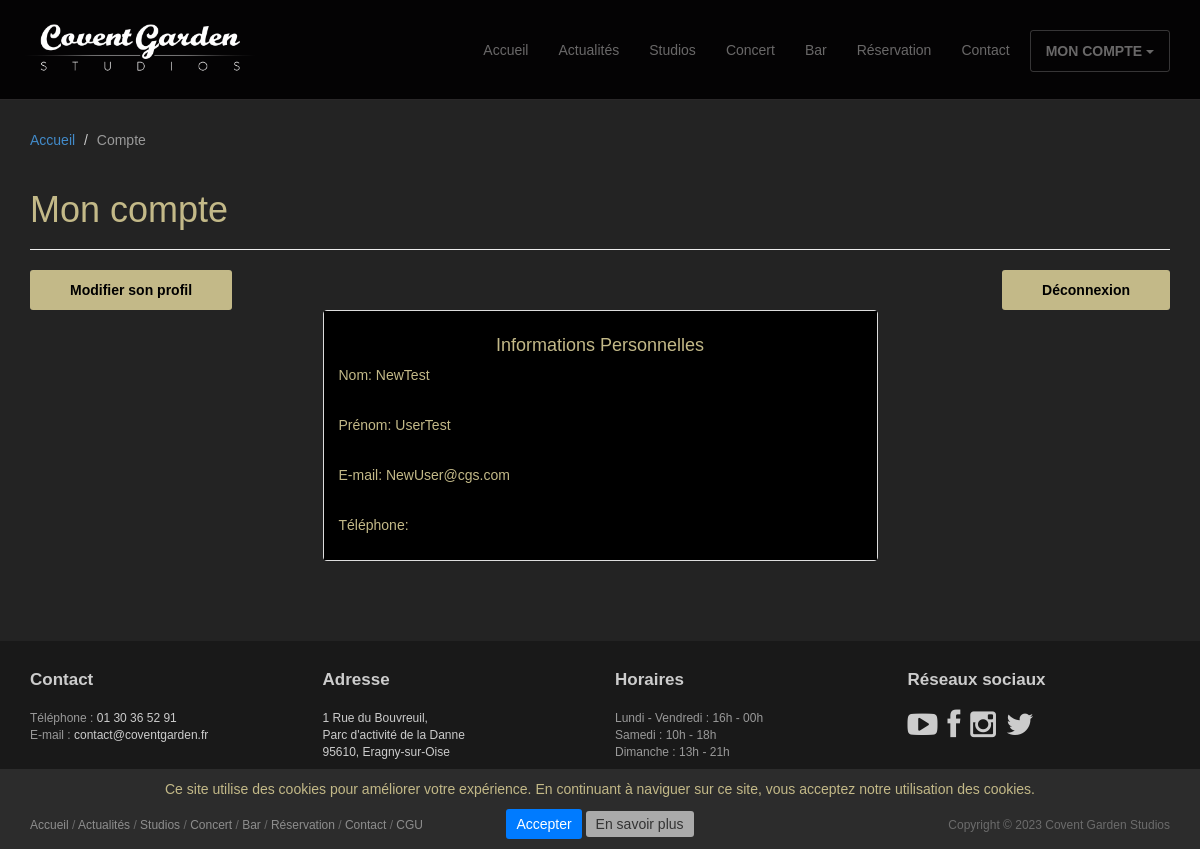
The app's page /compte/ (signed in), older data.
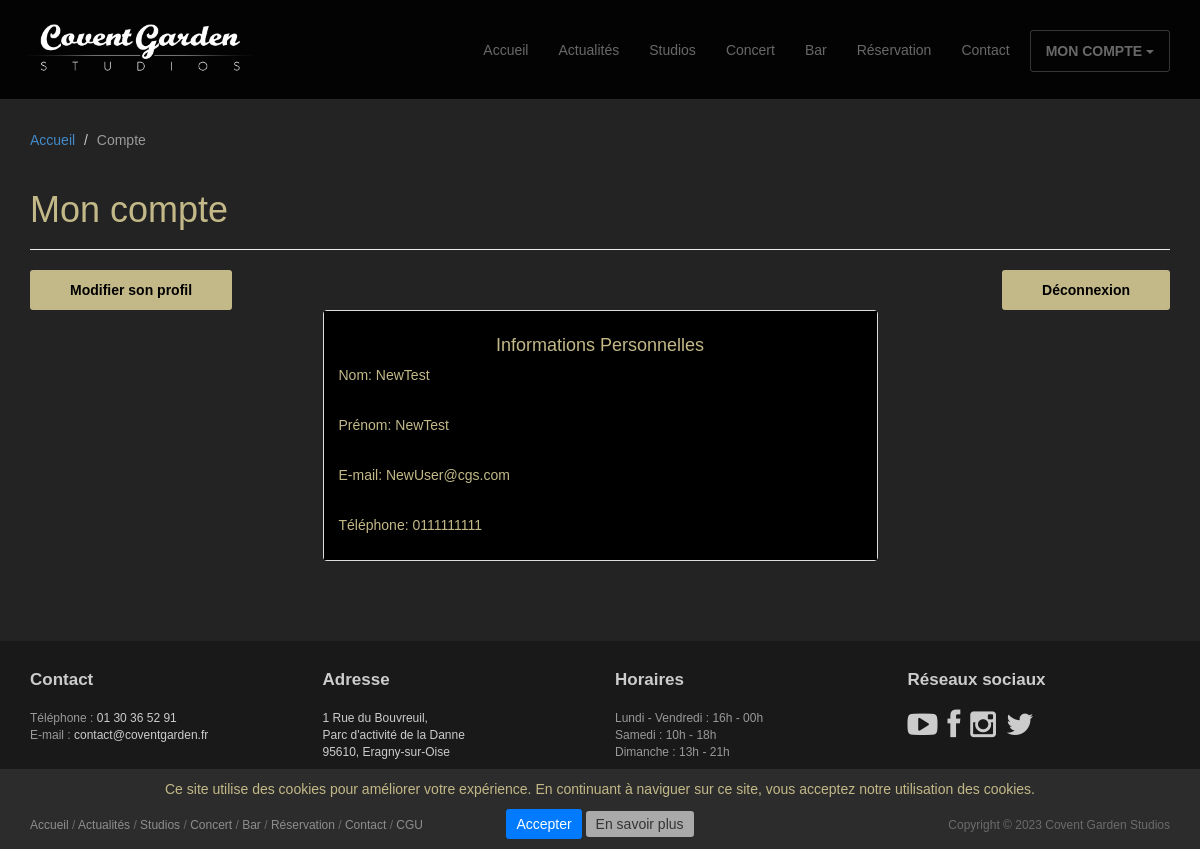
The same page, newer data.
### studios/models.py (models this page shows, shortened)
class CustomUser(AbstractUser):
    username = MODEL_USERNAME
    email = MODEL_EMAIL
    last_name = MODEL_LAST_NAME
    first_name = MODEL_FIRST_NAME
    phone = MODEL_PHONE
    password = MODEL_PASSWORD
    password_confirm = MODEL_PASSWORD_CONFIRM

### studios/views.py (the view)
# urls.py: path('compte/', views.ProfileDetailView.as_view(), name='profile_detail'),
class ProfileDetailView(LoginRequiredMixin, View):
    redirect_field_name = ''
    template_name = "profile/profile_detail.html"
    context = {
        "title": "Mon compte",
        "breadcrumb": [
            {"view": "home", "name": "Accueil"},
            {"view": None, "name": "Compte"}]
    }
    def get(self, request):
        return render(request, self.template_name, self.context)

### studios/templates/profile/profile_detail.html (shortened to what this page needs)
{% extends 'base/base.html' %}
{% load static %}
{% block header %}
<header id="head" class="secondary"></header>
{% endblock %}
{% block page_header %}
<header class="page-header">
	<h1 class="page-title">{{title}}</h1>
</header>
{% endblock %}
{% block content %}
<div class="row">
	<div class="col-lg-6 text-left">
		<form action="{% url 'profile_update' %}">
			<button class="btn btn-action">Modifier son profil</button>
		</form>
	</div>
	<div class="col-lg-6 text-right">
		<form action="{% url 'account_log_out' %}">
			<button class="btn btn-action">Déconnexion</button>
		</form>
	</div>
</div>
<div class="row">
	<div class="col-md-6 col-md-offset-3 col-sm-8 col-sm-offset-2">
		<div class="panel panel-default">
			<div class="panel-body">
				<h4 class="text-center"> Informations Personnelles</h4>
				<p>Nom: {{ user.last_name }}</p><br>
				<p>Prénom: {{ user.first_name }}</p><br>
				<p>E-mail: {{ user.email }}</p><br>
				<p>Téléphone: {{ user.phone }}</p>
			</div>
		</div>
	</div>
</div>
{% endblock %}

Row changes from the older to the newer data that the page shows:
changed CustomUser "NewTest": first_name "UserTest" → "NewTest"; phone (not shown) → "0111111111"
